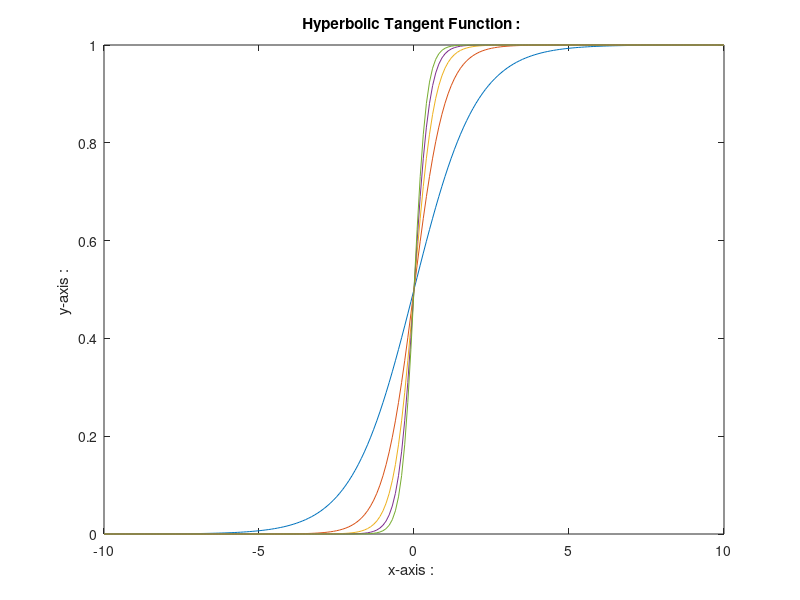

Reproduce this figure in MATLAB. (Note: this script raises an error after producing the figure.)
% Logistic / Sigmoid :
clc
clear all 
x = -10:0.1:10;
for a=1:5;
    y=a*x;
    tmp=exp(-y);
    y1=1./(1+tmp);
    plot(x,y1)
    title('Sigmoid Function : ')
    hold on;
end

% Hyperbolic Tangnet Function
clc
clear all
x = -10:0.1:10
for a = 1:5
    y2 = tanh(x);
end
xlabel('x-axis : ');
ylabel('y-axis : ');
title('Hyperbolic Tangent Function : ');


% Identity Function
clc
clear all
x3 = -5:0.01:5
a = 1:5
y3=a * x3
plot (x3,y3);
xlabel('x3');
ylabel('y3');
title('Identity Function : ')

% Hard Limit Function : 
y4 = hardlim (x)
plot(x,y4)
xlabel('x')
ylabel('y')
title('Hardlimit Function : ')

% Saturating Linear Function 
x6 = -5:0.001:5;
y6 = 1./(1+exp(x6));
plot(x6,y6);
xlabel('x');
ylabel('y');
title('Sigmoid activation function :');


% Satlin function
y5 = satlin(x6);
plot(x,y5);
xlabel('x');
ylabel('y');
title('Satlin function');


%RElu Function
x7 = -5:0.1:5;
y7 = max(0,x7);
xlabel('x');
ylabel('y');
title('Relu activation function : ');